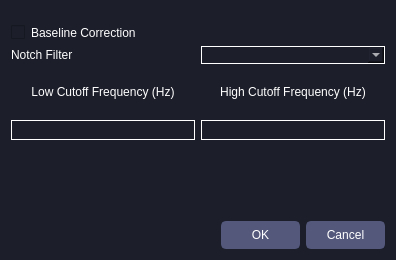
<?xml version="1.0" encoding="UTF-8"?>
<ui version="4.0">
 <class>Dialog</class>
 <widget class="QDialog" name="Dialog">
  <property name="geometry">
   <rect>
    <x>0</x>
    <y>0</y>
    <width>396</width>
    <height>260</height>
   </rect>
  </property>
  <property name="windowTitle">
   <string>Dialog</string>
  </property>
  <property name="styleSheet">
   <string notr="true">QWidget{
	font: 13pt &quot;DM Sans&quot;;
}

QDialog{
	background-color: rgb(28, 30, 42);
}

QLabel{
	color: #FFF;
}

QCheckBox{
	color:#FFF;
	border: none;
	background-color: rgb(28, 30, 42);
}

QLineEdit{
	color: #FFF;
	background-color: rgb(28, 30, 42);
	/*background-color: rgb(50, 53, 74);
	border: 1px solid rgb(84, 89, 124);*/
	border: 1px solid #FFF;
}

QComboBox{
	color: #FFF;
	border: 1px solid #FFF;
	background-color: rgb(28, 30, 42);
}

QComboBox QAbstractItemView{
	color: #FFF;
	background-color: rgb(28, 30, 42);
}

QFrame#frame{
	border: none;
}

QPushButton{
	color: #FFF;
	background-color: rgb(84, 89, 124);
	border: 2px solid rgb(84, 89, 124);
	padding: 5px;
	border-radius: 5px;
	width: 65px;
	heigth: 20px;

}

QPushButton:hover{
	background-color: rgb(61, 64, 89);
}

QPushButton:pressed{
	background-color: rgb(101, 106, 141);
	border:  2px solid rgb(61, 64, 89);
}
/*
QPushButton{
	color: #FFF;
	background-color: transparent;
	border: 2px solid #FFF;
	padding: 5px;
	border-radius: 5px;
	width: 65px;
	heigth: 20px;
}

QPushButton:hover{
	background-color: rgb(61, 64, 89);
}

QPushButton:pressed{
	background-color: rgb(101, 106, 141);
	border:  2px solid rgb(61, 64, 89);
}*/
</string>
  </property>
  <layout class="QVBoxLayout" name="verticalLayout_3">
   <property name="topMargin">
    <number>25</number>
   </property>
   <item>
    <widget class="QCheckBox" name="cb_offset">
     <property name="cursor">
      <cursorShape>ArrowCursor</cursorShape>
     </property>
     <property name="whatsThis">
      <string extracomment="DC removal"/>
     </property>
     <property name="text">
      <string>Baseline Correction</string>
     </property>
    </widget>
   </item>
   <item>
    <layout class="QHBoxLayout" name="horizontalLayout_2">
     <item>
      <widget class="QLabel" name="label_2">
       <property name="text">
        <string>Notch Filter</string>
       </property>
      </widget>
     </item>
     <item>
      <widget class="QComboBox" name="value_notch"/>
     </item>
    </layout>
   </item>
   <item>
    <layout class="QHBoxLayout" name="horizontalLayout">
     <item>
      <layout class="QVBoxLayout" name="verticalLayout">
       <item>
        <widget class="QLabel" name="label_3">
         <property name="text">
          <string>Low Cutoff Frequency (Hz)</string>
         </property>
         <property name="alignment">
          <set>Qt::AlignCenter</set>
         </property>
        </widget>
       </item>
       <item>
        <widget class="QLineEdit" name="value_lowpass">
         <property name="minimumSize">
          <size>
           <width>0</width>
           <height>20</height>
          </size>
         </property>
         <property name="styleSheet">
          <string notr="true"/>
         </property>
        </widget>
       </item>
      </layout>
     </item>
     <item>
      <layout class="QVBoxLayout" name="verticalLayout_2">
       <item>
        <widget class="QLabel" name="label_5">
         <property name="text">
          <string>High Cutoff Frequency (Hz)</string>
         </property>
         <property name="alignment">
          <set>Qt::AlignCenter</set>
         </property>
        </widget>
       </item>
       <item>
        <widget class="QLineEdit" name="value_highpass">
         <property name="minimumSize">
          <size>
           <width>0</width>
           <height>20</height>
          </size>
         </property>
        </widget>
       </item>
      </layout>
     </item>
    </layout>
   </item>
   <item>
    <widget class="QLabel" name="lbl_warning">
     <property name="font">
      <font>
       <family>DM Sans</family>
       <pointsize>13</pointsize>
       <weight>50</weight>
       <italic>false</italic>
       <bold>false</bold>
      </font>
     </property>
     <property name="styleSheet">
      <string notr="true">color: #d90000;</string>
     </property>
     <property name="text">
      <string/>
     </property>
     <property name="wordWrap">
      <bool>true</bool>
     </property>
    </widget>
   </item>
   <item>
    <widget class="QDialogButtonBox" name="buttonBox">
     <property name="cursor">
      <cursorShape>PointingHandCursor</cursorShape>
     </property>
     <property name="orientation">
      <enum>Qt::Horizontal</enum>
     </property>
     <property name="standardButtons">
      <set>QDialogButtonBox::Cancel|QDialogButtonBox::Ok</set>
     </property>
    </widget>
   </item>
  </layout>
 </widget>
 <resources/>
 <connections>
  <connection>
   <sender>buttonBox</sender>
   <signal>accepted()</signal>
   <receiver>Dialog</receiver>
   <slot>accept()</slot>
   <hints>
    <hint type="sourcelabel">
     <x>248</x>
     <y>254</y>
    </hint>
    <hint type="destinationlabel">
     <x>157</x>
     <y>274</y>
    </hint>
   </hints>
  </connection>
  <connection>
   <sender>buttonBox</sender>
   <signal>rejected()</signal>
   <receiver>Dialog</receiver>
   <slot>reject()</slot>
   <hints>
    <hint type="sourcelabel">
     <x>316</x>
     <y>260</y>
    </hint>
    <hint type="destinationlabel">
     <x>286</x>
     <y>274</y>
    </hint>
   </hints>
  </connection>
 </connections>
</ui>
